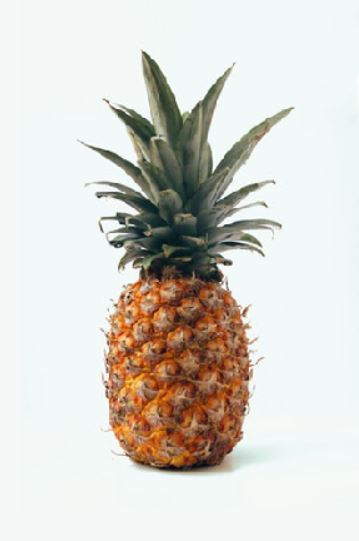
#> input picture pic_vision4/pic/pine_apple.JPG, 359 x 541 px, found by its file name
$ jupyter execute --allow-errors pic_vision4.ipynb   (shell and % lines are left out)
#> lines starting #> are read from the running program, lines starting #| are printed output that depends on the picture; after the words box and inside, x2 and y2 are one past the last pixel; in counts of white or black regions, pixels touching at a corner belong together; long printed decimals are rounded
[cell 1]
import cv2
import numpy as np
import matplotlib.pyplot as plt

[cell 2]
# Load the image
img = cv2.imread('pine_apple.jpg')
#> img is the input picture: shape (541, 359, 3); mean B, G, R 205.4, 212.2, 214.9
img = cv2.cvtColor(img, cv2.COLOR_BGR2RGB)
plt.imshow(img)

[cell 3]
# Blurring for removing the noise
img_blur = cv2.bilateralFilter(img, d = 7,
                               sigmaSpace = 75, sigmaColor =75)
# Convert to grayscale
img_gray = cv2.cvtColor(img_blur, cv2.COLOR_RGB2GRAY)
# Apply the thresholding
a = img_gray.max()
#> a = 251
_, thresh = cv2.threshold(img_gray, a/2+60, a,cv2.THRESH_BINARY_INV)
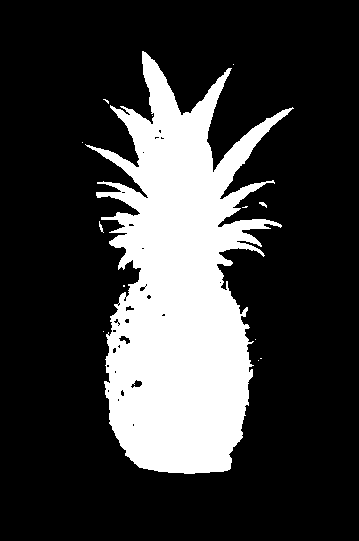
#> thresh: shape (541, 359); values 0 (black) and 251 (white), 23.2% white; 13 white regions (10 under 20 px)
plt.imshow(thresh, cmap = 'gray')

[cell 4]
# Find the contour of the figure
contours, hierarchy = cv2.findContours(thresh, cv2.RETR_TREE, cv2.CHAIN_APPROX_SIMPLE)
#> contours = 44 contours, 37 with area under 20; largest, box (x1, y1, x2, y2) and area: (85, 51, 294, 474) 44140, (130, 379, 143, 389) 63, (118, 335, 131, 345) 60, (125, 305, 135, 312) 34, (139, 286, 146, 292) 22, (120, 389, 125, 397) 20, (124, 318, 130, 324) 20

[cell 5]
# Sort the contours
contours = sorted(contours, key = cv2.contourArea, reverse = True)
# Draw the contour
img_copy = img.copy()
final = cv2.drawContours(img_copy, contours, contourIdx = -1,
                         color = (255, 0, 0), thickness = 2)
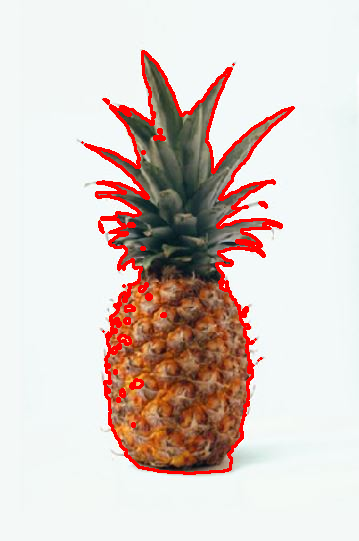
#> final: shape (541, 359, 3); mean R, G, B 218.6, 204.4, 198.4
plt.imshow(img_copy)

[cell 6]
# The first order of the contours
c_0 = contours[0]
#> c_0 = contour of 1134 points, box (x1, y1, x2, y2) (85, 51, 294, 474), area 44140
# image moment
M = cv2.moments(c_0)
#> M = moments, m00 44140, centre m10/m00, m01/m00 = (179.1, 290.1)
print(M.keys())
#| dict_keys(['m00', 'm10', 'm01', 'm20', 'm11', 'm02', 'm30', 'm21', 'm12', 'm03', 'mu20', 'mu11', 'mu02', 'mu30', 'mu21', 'mu12', 'mu03', 'nu20', 'nu11', 'nu02', 'nu30', 'nu21', 'nu12', 'nu03'])

[cell 7]
# The area of contours
print("1st Contour Area : ", cv2.contourArea(contours[0])) # 37544.5
#| 1st Contour Area :  44140.0
print("2nd Contour Area : ", cv2.contourArea(contours[1])) # 75.0
#| 2nd Contour Area :  63.0
print("3rd Contour Area : ", cv2.contourArea(contours[2])) # 54.0
#| 3rd Contour Area :  60.5

[cell 8]
# The arc length of contours
print(cv2.arcLength(contours[0], closed = True))      # 2473.3190
#| 2489.537
print(cv2.arcLength(contours[0], closed = False))     # 2472.3190
#| 2488.537

[cell 9]
# The centroid point
cx = int(M['m10'] / M['m00'])
#> cx = 179
cy = int(M['m01'] / M['m00'])
#> cy = 290

[cell 10]
# The extreme points
l_m = tuple(c_0[c_0[:, :, 0].argmin()][0])
#> l_m = (85, 144)
r_m = tuple(c_0[c_0[:, :, 0].argmax()][0])
#> r_m = (293, 108)
t_m = tuple(c_0[c_0[:, :, 1].argmin()][0])
#> t_m = (142, 51)
b_m = tuple(c_0[c_0[:, :, 1].argmax()][0])
#> b_m = (184, 473)
pst = [l_m, r_m, t_m, b_m]
#> pst = [(85, 144), (293, 108), (142, 51), (184, 473)]
xcor = [p[0] for p in pst]
#> xcor = [85, 293, 142, 184]
ycor = [p[1] for p in pst]
#> ycor = [144, 108, 51, 473]

[cell 11]
# Plot the points
plt.figure(figsize = (10, 16))
plt.subplot(1, 2, 1)
plt.imshow(thresh, cmap = 'gray')
plt.scatter([cx], [cy], c = 'b', s = 50)
plt.subplot(1, 2, 2)
plt.imshow(thresh, cmap = 'gray')
plt.scatter(xcor, ycor, c = 'b', s = 50)
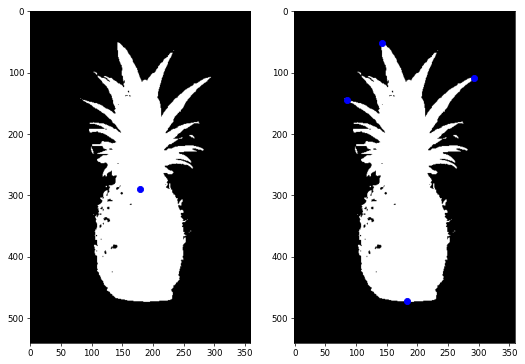
#> figure drawn by matplotlib, 2 panels

[cell 12]
# The first order of the contours
c_0 = contours[0]
# Get the 4 points of the bounding rectangle
x, y, w, h = cv2.boundingRect(c_0)
#> x = 85; y = 51; w = 209; h = 423
# Draw a straight rectangle with the points
img_copy = img.copy()
img_box = cv2.rectangle(img_copy, (x, y), (x+w, y+h), color = (255, 0, 0), thickness = 2)

[cell 13]
# Get the 4 points of the bounding rectangle with the minimum area
rect = cv2.minAreaRect(c_0)
#> rect = ((175, 263.5), (416.3, 203.3), -84.19)
box = cv2.boxPoints(rect)
#> box = [[255.1, 480.9], [52.83, 460.3], [94.95, 46.11], [297.2, 66.68]]
box = box.astype('int')
#> box = [[255, 480], [52, 460], [94, 46], [297, 66]]
# Draw a contour with the points
img_copy = img.copy()
#> (the rest of this cell did not finish here and is left out)

[cell 14]
plt.figure(figsize = (10, 16))
plt.subplot(1, 2, 1); plt.imshow(img_box)
#> (the rest of this cell did not finish here and is left out)

[cell 15]
# Detect the convex contour
hull = cv2.convexHull(c_0)
#> hull = contour of 25 points, box (x1, y1, x2, y2) (85, 51, 294, 474), area 67486
img_copy = img.copy()
#> (the rest of this cell did not finish here and is left out)

[cell 16]
# Import the large image
backpacker = cv2.imread('back.jpg')
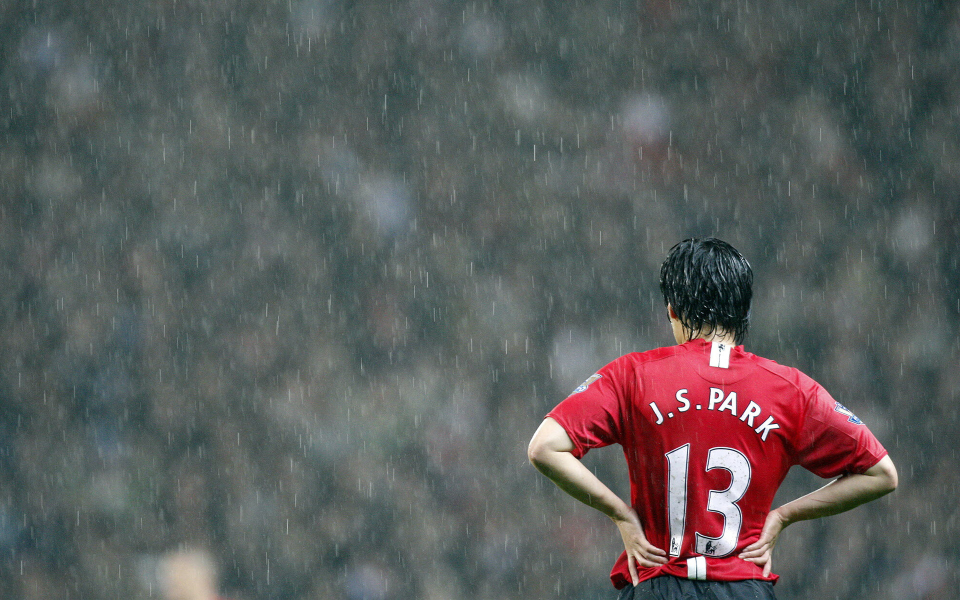
#> input picture pic_vision4/pic/back.jpg, 1920 x 1200 px, found by its file name (shown at 1/2 size)
#> backpacker is the input picture: shape (1200, 1920, 3); mean B, G, R 92.3, 93, 91.8
backpacker = cv2.cvtColor(backpacker, cv2.COLOR_BGR2RGB)
plt.imshow(backpacker)

[cell 17]
# Crop the small image and the roi
roi = backpacker[770:1200, 300:500]
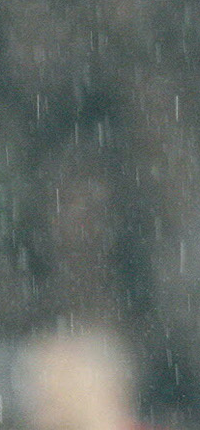
#> roi: shape (430, 200, 3); mean R, G, B 98.4, 105.3, 101.4
img_2 = img[50:480, 80:280]
plt.figure(figsize = (6, 6))
plt.subplot(1, 3, 1); plt.imshow(roi)
plt.subplot(1, 3, 3); plt.imshow(img_2)

[cell 18]
# Creating the mask for the roi and small image
img_gray = cv2.cvtColor(img_2, cv2.COLOR_RGB2GRAY)
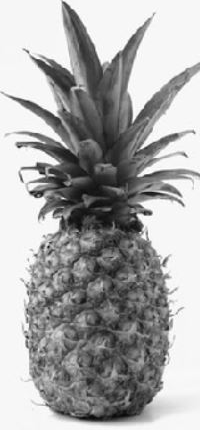
#> img_gray: shape (430, 200); min 8, max 255, mean 168.9
_, mask = cv2.threshold(img_gray, 254/2+100, 255, cv2.THRESH_BINARY)
#> mask: shape (430, 200); 44% white; 17 white regions (12 under 20 px), largest, box (x1, y1, x2, y2) and area: (0, 93, 200, 430) 21029, (63, 0, 200, 121) 8056, (0, 0, 72, 116) 5723, (139, 72, 200, 176) 2963, (28, 183, 44, 190) 51
mask_inv = cv2.bitwise_not(mask)
plt.figure(figsize = (6, 6))
plt.subplot(1, 3, 1); plt.imshow(mask, cmap = 'gray')
plt.subplot(1, 3, 3); plt.imshow(mask_inv, cmap = 'gray')

[cell 19]
# Masking
img_bg = cv2.bitwise_and(roi, roi, mask = mask)
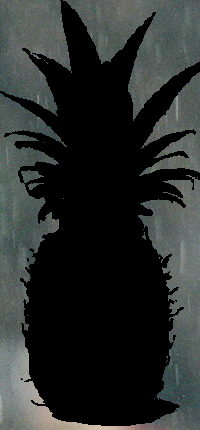
#> img_bg: shape (430, 200, 3); mean R, G, B 41.4, 45.1, 43.7
img_fg = cv2.bitwise_and(img_2, img_2, mask = mask_inv)
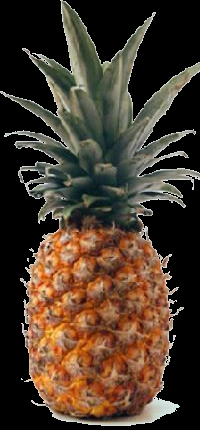
#> img_fg: shape (430, 200, 3); mean R, G, B 72.9, 57.5, 43.5
dst = cv2.add(img_fg, img_bg)
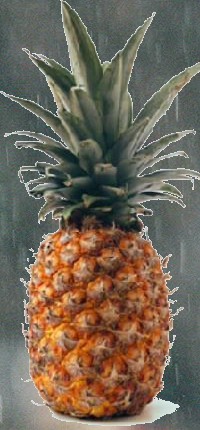
#> dst: shape (430, 200, 3); mean R, G, B 114.3, 102.6, 87.2
plt.figure(figsize = (10, 6))
plt.subplot(1, 3, 1); plt.imshow(img_bg)
plt.subplot(1, 3, 2); plt.imshow(img_fg)
plt.subplot(1, 3, 3); plt.imshow(dst)

[cell 20]
# Final output
backpacker[770:1200, 300:500] = dst
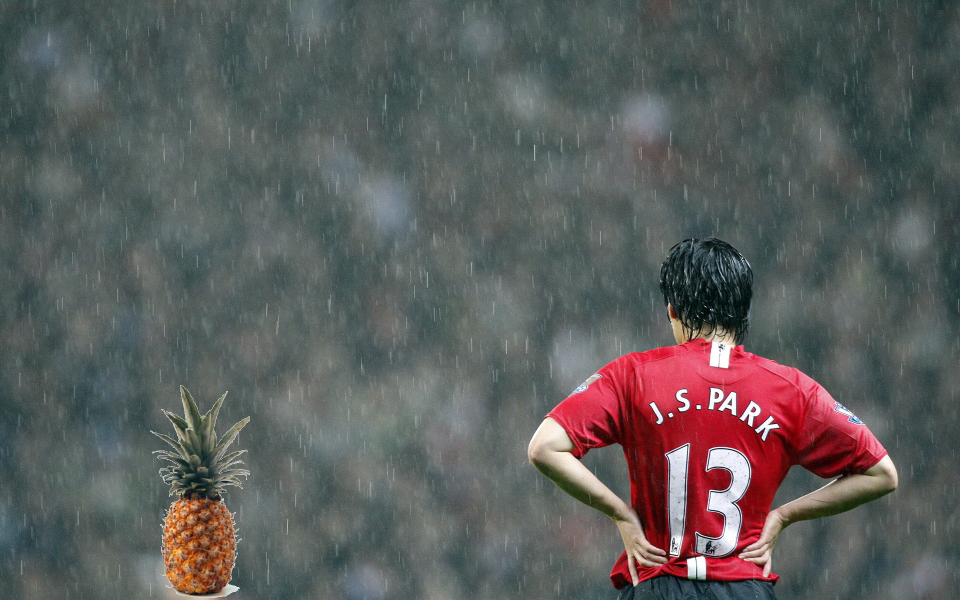
#> backpacker: shape (1200, 1920, 3) (shown at 1/2 size); mean R, G, B 92.4, 92.9, 91.8
display(backpacker)
